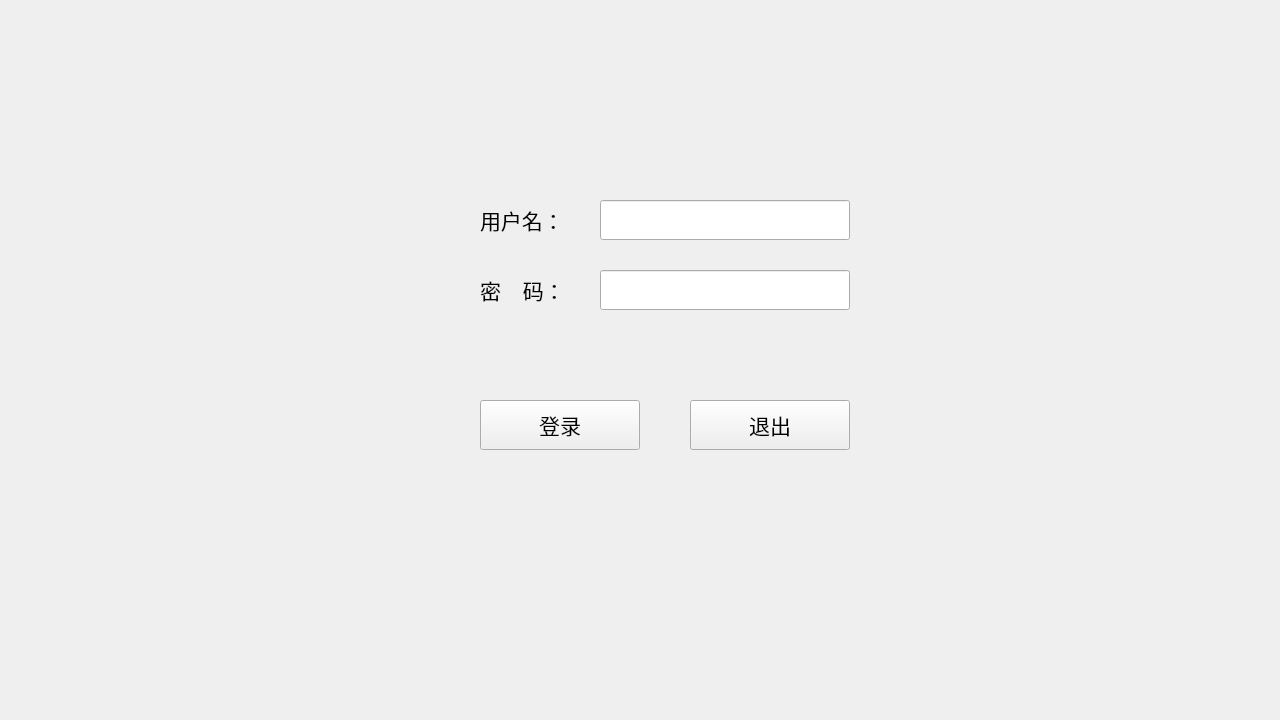
<?xml version="1.0" encoding="UTF-8"?>
<ui version="4.0">
 <class>Window_login</class>
 <widget class="QWidget" name="Window_login">
  <property name="geometry">
   <rect>
    <x>0</x>
    <y>0</y>
    <width>1280</width>
    <height>720</height>
   </rect>
  </property>
  <property name="minimumSize">
   <size>
    <width>1280</width>
    <height>720</height>
   </size>
  </property>
  <property name="maximumSize">
   <size>
    <width>1280</width>
    <height>720</height>
   </size>
  </property>
  <property name="windowTitle">
   <string>Form</string>
  </property>
  <widget class="QLabel" name="label_background">
   <property name="geometry">
    <rect>
     <x>0</x>
     <y>0</y>
     <width>1280</width>
     <height>720</height>
    </rect>
   </property>
   <property name="text">
    <string/>
   </property>
   <property name="pixmap">
    <pixmap resource="ui.qrc">:/background/res/bell_tower.png</pixmap>
   </property>
  </widget>
  <widget class="QLineEdit" name="lineEdit_username">
   <property name="geometry">
    <rect>
     <x>600</x>
     <y>200</y>
     <width>250</width>
     <height>40</height>
    </rect>
   </property>
   <property name="font">
    <font>
     <family>微软雅黑</family>
     <pointsize>14</pointsize>
    </font>
   </property>
   <property name="tabletTracking">
    <bool>false</bool>
   </property>
   <property name="contextMenuPolicy">
    <enum>Qt::DefaultContextMenu</enum>
   </property>
   <property name="autoFillBackground">
    <bool>false</bool>
   </property>
   <property name="frame">
    <bool>true</bool>
   </property>
   <property name="dragEnabled">
    <bool>false</bool>
   </property>
   <property name="clearButtonEnabled">
    <bool>false</bool>
   </property>
  </widget>
  <widget class="QLabel" name="label_username">
   <property name="geometry">
    <rect>
     <x>480</x>
     <y>200</y>
     <width>100</width>
     <height>40</height>
    </rect>
   </property>
   <property name="font">
    <font>
     <family>微软雅黑</family>
     <pointsize>16</pointsize>
    </font>
   </property>
   <property name="text">
    <string>用户名：</string>
   </property>
  </widget>
  <widget class="QLabel" name="label_password">
   <property name="geometry">
    <rect>
     <x>480</x>
     <y>270</y>
     <width>100</width>
     <height>40</height>
    </rect>
   </property>
   <property name="font">
    <font>
     <family>微软雅黑</family>
     <pointsize>16</pointsize>
    </font>
   </property>
   <property name="text">
    <string>密    码：</string>
   </property>
  </widget>
  <widget class="QLineEdit" name="lineEdit_password">
   <property name="geometry">
    <rect>
     <x>600</x>
     <y>270</y>
     <width>250</width>
     <height>40</height>
    </rect>
   </property>
   <property name="font">
    <font>
     <family>微软雅黑</family>
     <pointsize>14</pointsize>
    </font>
   </property>
   <property name="inputMask">
    <string/>
   </property>
   <property name="echoMode">
    <enum>QLineEdit::Password</enum>
   </property>
  </widget>
  <widget class="QPushButton" name="pushButton_login">
   <property name="geometry">
    <rect>
     <x>480</x>
     <y>400</y>
     <width>160</width>
     <height>50</height>
    </rect>
   </property>
   <property name="font">
    <font>
     <family>黑体</family>
     <pointsize>16</pointsize>
    </font>
   </property>
   <property name="text">
    <string>登录</string>
   </property>
  </widget>
  <widget class="QPushButton" name="pushButton_exit">
   <property name="geometry">
    <rect>
     <x>690</x>
     <y>400</y>
     <width>160</width>
     <height>50</height>
    </rect>
   </property>
   <property name="font">
    <font>
     <family>黑体</family>
     <pointsize>16</pointsize>
    </font>
   </property>
   <property name="text">
    <string>退出</string>
   </property>
  </widget>
  <widget class="QLabel" name="label_tip">
   <property name="geometry">
    <rect>
     <x>530</x>
     <y>340</y>
     <width>291</width>
     <height>40</height>
    </rect>
   </property>
   <property name="font">
    <font>
     <family>黑体</family>
     <pointsize>12</pointsize>
    </font>
   </property>
   <property name="text">
    <string/>
   </property>
  </widget>
 </widget>
 <resources>
  <include location="ui.qrc"/>
  <include location="C:/Users/zhangfanglue/OneDrive - mails.zstu.edu.cn/Codes/Python/Curriculum_design/ui.qrc"/>
 </resources>
 <connections>
  <connection>
   <sender>pushButton_exit</sender>
   <signal>clicked()</signal>
   <receiver>Window_login</receiver>
   <slot>close()</slot>
   <hints>
    <hint type="sourcelabel">
     <x>412</x>
     <y>212</y>
    </hint>
    <hint type="destinationlabel">
     <x>319</x>
     <y>179</y>
    </hint>
   </hints>
  </connection>
 </connections>
</ui>
